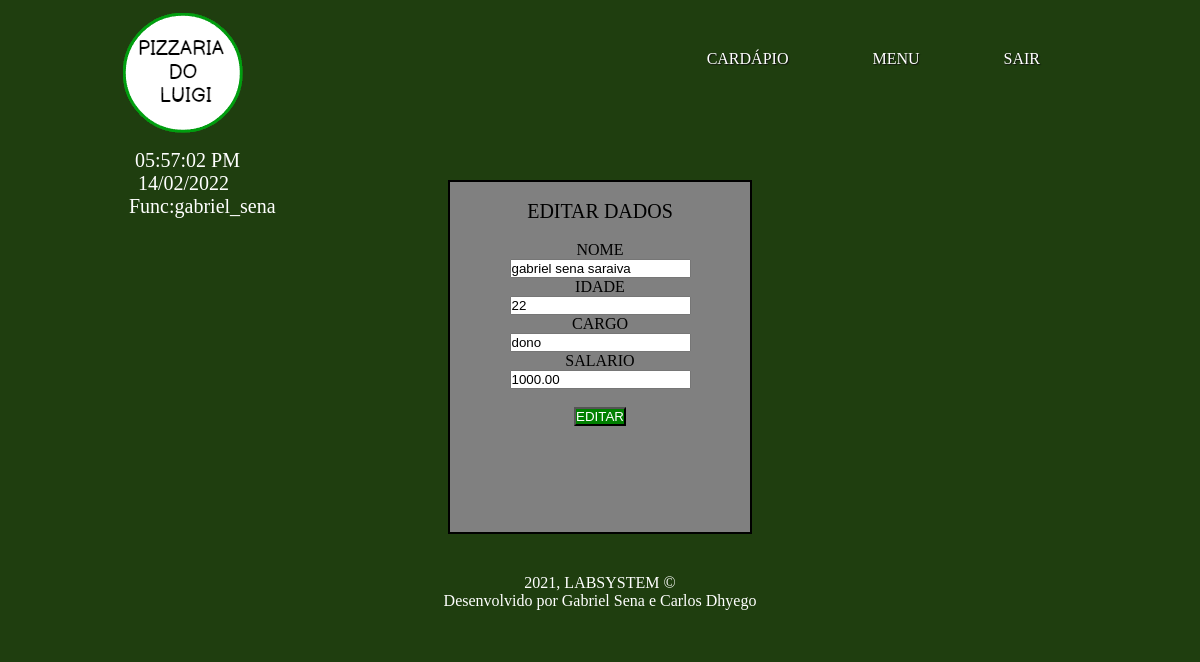
The app's page /atendente-pc/index.php?pagina=inserir_funcionario&editar=1 (signed in) with its own data.
### tables this page shows
CREATE TABLE `funcionario` (
  `id_funcionario` int(11) NOT NULL,
  `nome_funcionario` varchar(50) NOT NULL,
  `idade_funcionario` int(11) NOT NULL,
  `cargo_funcionario` varchar(30) NOT NULL,
  `salario` decimal(10,2) NOT NULL
);

### atendente-pc/db.php (called while the page is built, shortened)
<?php
$servidor = "localhost";
$usuario = "root";
$senha = "";
$db = "pizza_luigi";
$conexao = mysqli_connect($servidor, $usuario, $senha, $db);
$query_funcionario = "SELECT * FROM funcionario";
$consulta_funcionario = mysqli_query($conexao, $query_funcionario);

### atendente-pc/views/inserir_funcionario.php (the view, shortened to what this page needs)
<?php if(!isset($_GET['editar'] )) { ?>
	<form id="containermenu" autocomplete="off" method="post" action="processa_funcionario.php" style="text-align: center;background-color: gray;height: 350px;">
		<br><label style="text-align: center; font-size: 20px">INSERIR NOVO FUNCIONARIO</label><br><br>
		<label>NOME</label><br>
		<input type="text" name="nome_funcionario">
		<br>
		<label>IDADE</label><br>
		<input type="text" name="idade_funcionario">
		<br>
		<label>CARGO</label><br>
		<input type="text" name="cargo_funcionario">
		<br>
		<label>SALARIO</label><br>
		<input type="text" name="salario">
		<br><br>
		<input id="confirma" type="submit" value="CONFIRMAR">
	</form>
<?php } else { ?>
	<?php while($linha = mysqli_fetch_array($consulta_funcionario)){ ?>
		<?php if ($linha['id_funcionario'] == $_GET['editar']) { ?>
			<form id="containermenu" autocomplete="off" method="post" action="alterar_funcionario.php" style="text-align: center;background-color: gray;height: 350px;">
				<br><label style="text-align: center; font-size: 20px">EDITAR DADOS</label><br><br>
				<label>NOME</label><br>
				<input type="text" name="nome_funcionario" value="<?php echo $linha['nome_funcionario']; ?>">
				<br>
				<label>IDADE</label><br>
				<input type="text" name="idade_funcionario" value="<?php echo $linha['idade_funcionario']; ?>">
				<br>
				<label>CARGO</label><br>
				<input type="text" name="cargo_funcionario" value="<?php  echo $linha['cargo_funcionario']; ?>">
				<br>
				<label>SALARIO</label><br>
				<input type="text" name="salario" value="<?php echo $linha['salario']; ?>">
				<br><br>
				<input id="confirma" type="submit" value="EDITAR">
			</form>
		<?php } ?>
	<?php } ?>
<?php } ?>

### atendente-pc/css/novo_estilo.css (style rules this page uses)
* { margin: 0;padding: 0 }
body { height: 100px; font-family: cursive; font-size: 16px }
#confirma { background-color: green; color: white; }
#containermenu { margin: 0 auto; width: 300px; height: 150px; border: solid 2px black; }

### records on screen
funcionario: nome_funcionario "gabriel sena saraiva", idade_funcionario "22", cargo_funcionario "dono", salario "1000.00"

### other values on screen
$_SESSION['usuario'] "gabriel_sena"
